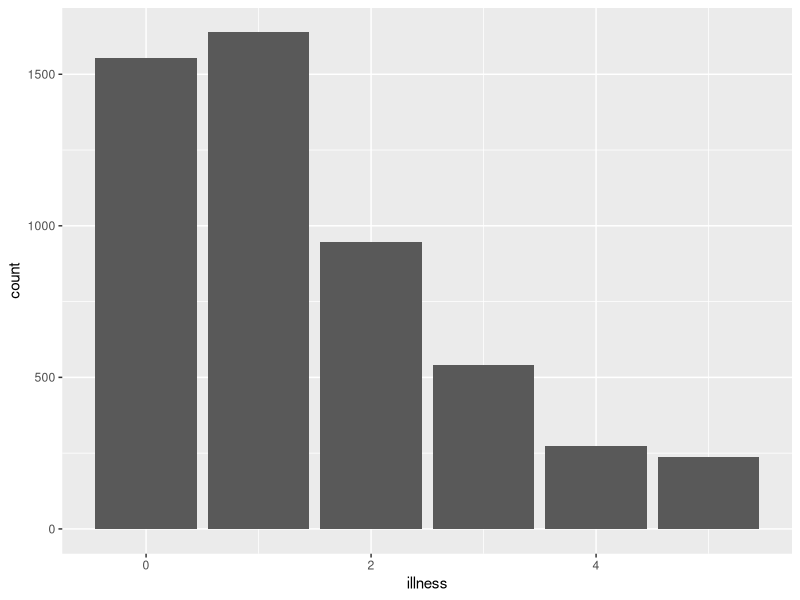

The R source for this figure:
## ---- chunk 1
#| label: fig-uniquename
#| fig-cap: 1977-1978년 호주 건강 조사를 기반으로 한 지난 2주간의 질병 수
#| echo: true
#| warning: false

library(tidyverse)
library(AER)

data("DoctorVisits", package = "AER")

DoctorVisits |>
  ggplot(aes(x = illness)) +
  geom_histogram(stat = "count")
